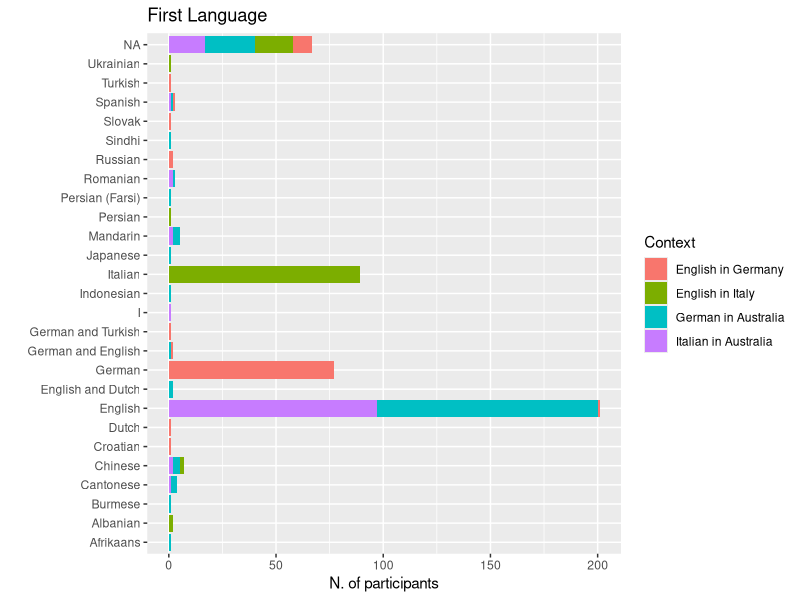
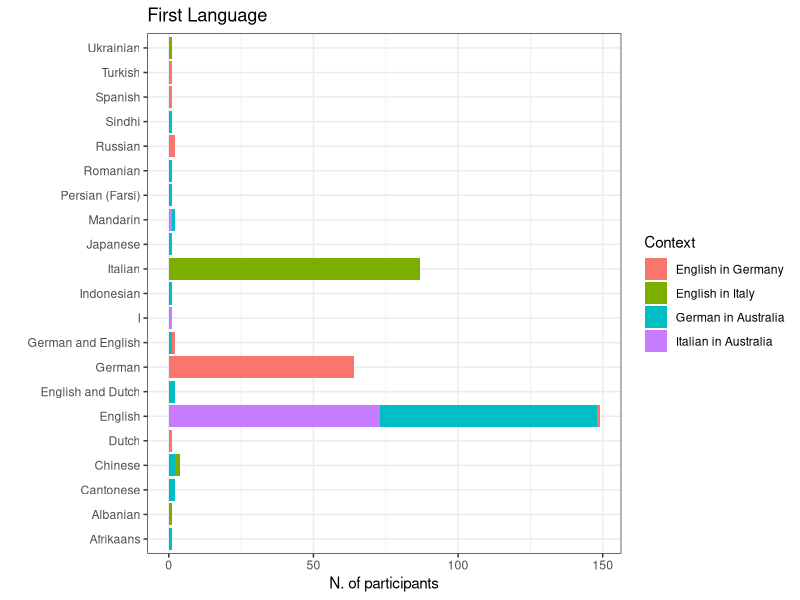
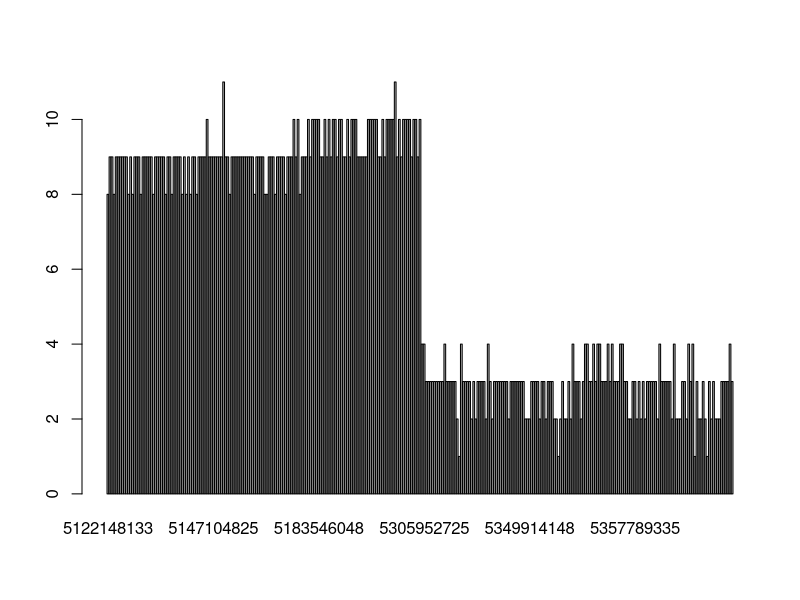
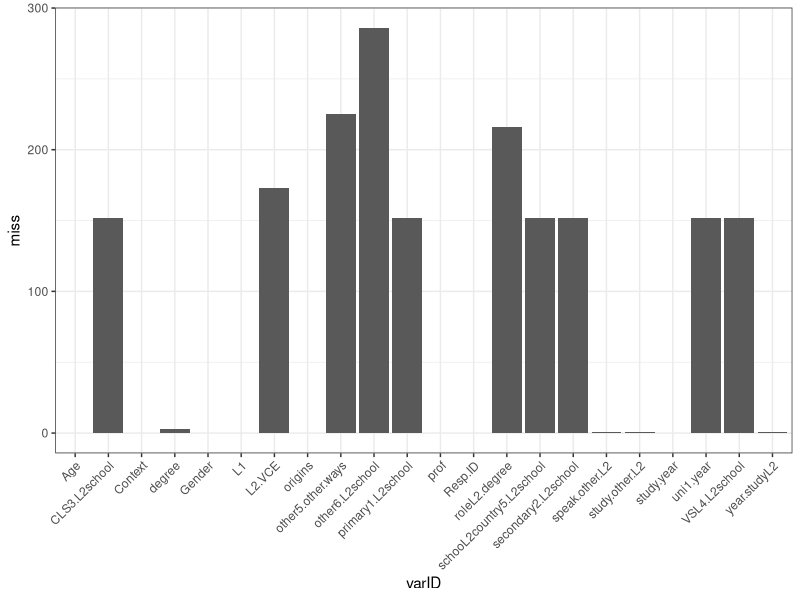
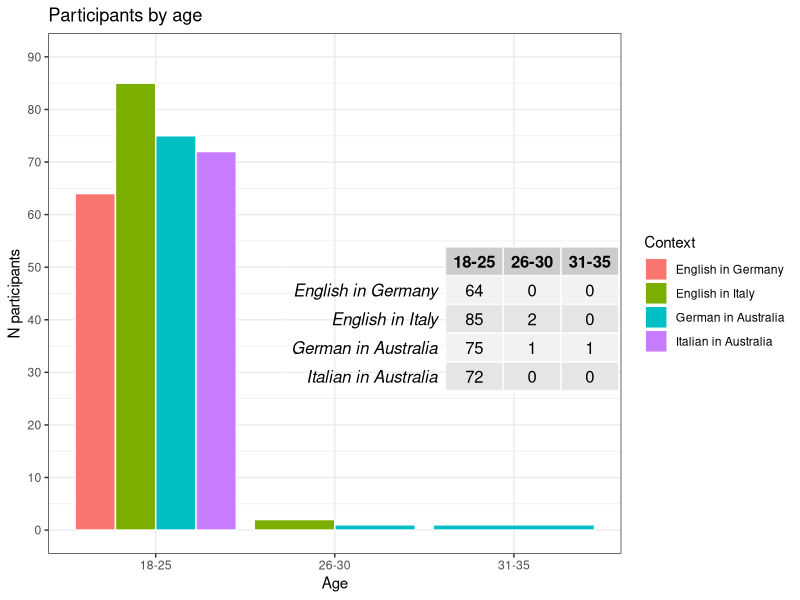
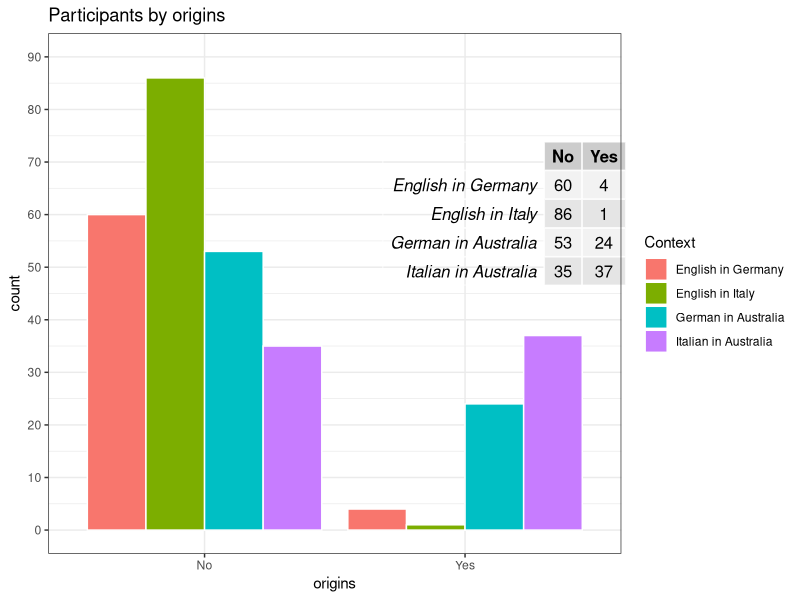
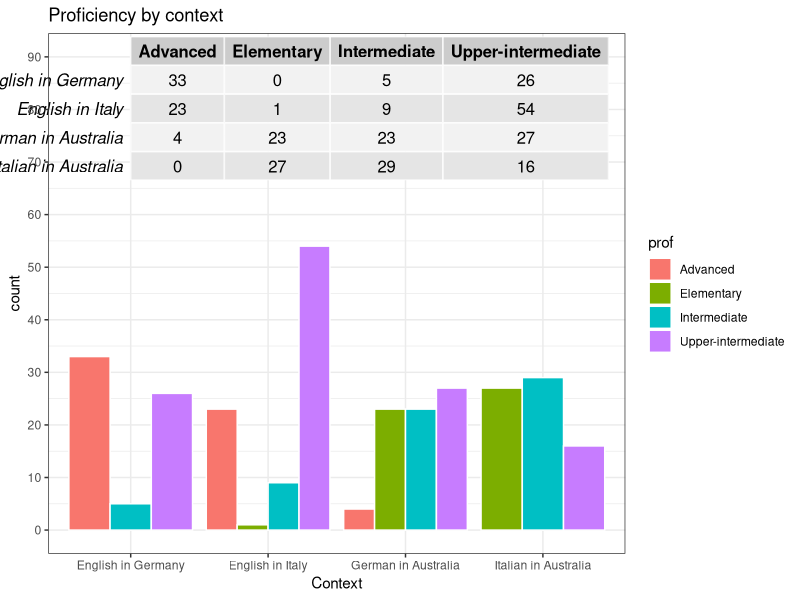
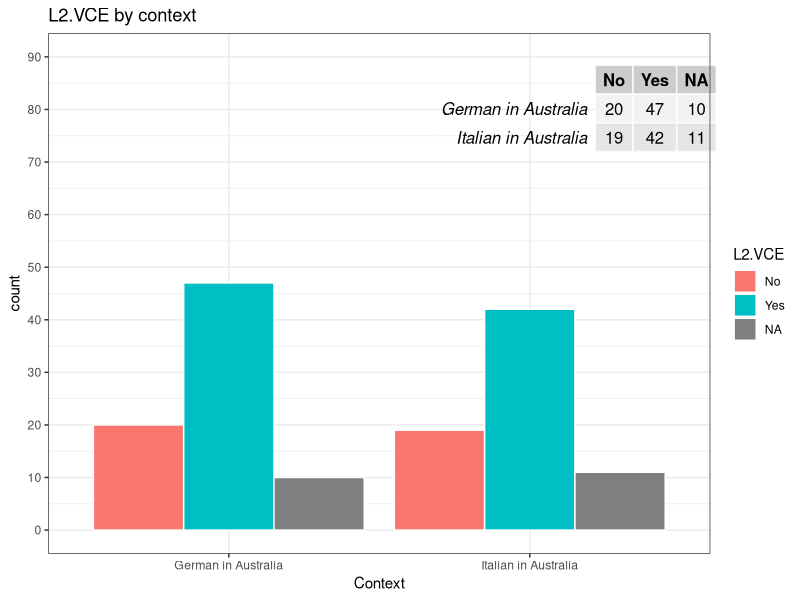

Write the R code that produced these figures, in order.
## ---- chunk 1
library(readr)
library(tidyverse)
library(reshape2)
library(corrplot)
library(psych)
library(pheatmap)
library(RColorBrewer)
library(cowplot)
# Chunk options
knitr::opts_chunk$set(echo = TRUE, prompt = TRUE,cache = TRUE,dev="pdf")

## ---- chunk 2
european <- read_csv("european_recoded.csv")
australian <- read_csv("australian_recoded.csv")

all <- merge(european,australian,all = TRUE)
## ---- chunk 3
demographics_var <- c("Age","Gender","L1","speak.other.L2","study.other.L2","origins","year.studyL2","other5.other.ways","degree","roleL2.degree","study.year","prof","L2.VCE","uni1.year","Context")
l2School <- "\\.L2school$"
l2School_variables <- colnames(all)[grep(l2School,colnames(all))]
## ---- chunk 4
#table(all$L1,all$Context) # too many levels - needs to be cleaned (ex tot number of languages?)
table(all$L1,useNA = "always")
ggplot(all,aes(x=L1,fill=Context)) + geom_bar() + coord_flip() + ggtitle("First Language") + labs(y="N. of participants",x="")
#table(all$speak.other.L2,all$Context)
## ---- chunk 5
L2 <- data.frame(Freq=table(all$speak.other.L2)[order(table(all$speak.other.L2),decreasing = TRUE)],
                 L2=names(table(all$speak.other.L2))[order(table(all$speak.other.L2),decreasing = TRUE)]) # too many levels - needs to be cleaned (ex tot number of languages?)
head(L2)
## ---- chunk 6
table(all$origins,useNA = "always")
## ---- chunk 7
table(all$year.studyL2)
## ---- chunk 8
table(all$degree)
## ---- chunk 9
all$study.year[is.na(all$study.year)] <- all$uni1.year[is.na(all$study.year)]
#table(all$study.year)
all$study.year <- ifelse(all$study.year == "Already graduated after 5 semesters in March 2016, was interested in survery/study, sorry.","6th semester",all$study.year)
table(all$study.year)
## ---- chunk 10
table(all$prof,useNA = "always")
## ---- chunk 11
likert_grep <- "\\.id$|\\.ought$|\\.intr$|\\.instru$|\\.integr$|\\.prof$|\\.post$|\\.comm$|^necessity$|^educated$"

# all
likert_variables_all <- colnames(all)[grep(likert_grep,colnames(all))]
likert_variables_all
likert_variables_all <- likert_variables_all[!(likert_variables_all %in% "other.prof")]
## ---- chunk 12
all$study.year[is.na(all$study.year)] <- all$uni1.year[is.na(all$study.year)]
# Filter only subject that we want to include in the study
# names(table(all$study.year))[1] = 1st semester"

filtered <- subset(all, (study.year == "1st year") | (study.year == names(table(all$study.year))[1]) & year.studyL2 != "0 years")

table(filtered$Context)
table(all$Context)
## ---- chunk 13
all <- filtered
demographics_var <- c("Age","Gender","L1","speak.other.L2","study.other.L2","origins","year.studyL2","other5.other.ways","degree","roleL2.degree","study.year","prof","L2.VCE","uni1.year","Context")
l2School <- "\\.L2school$"
l2School_variables <- colnames(all)[grep(l2School,colnames(all))]

ggplot(all,aes(x=L1,fill=Context)) + geom_bar() + coord_flip() + ggtitle("First Language") + labs(y="N. of participants",x="") + theme_bw()

table(all$L1,all$Context)

## ---- chunk 14
#Filter by L1

nc <- names(table(all$Context))
table(all$Context)
l1_filter <- all[(all$Context == nc[1] & (all$L1 == "German" | all$L1 == "German and English")) | 
                    (all$Context == nc[2] & (all$L1 == "Italian")) | 
                    (all$Context == nc[3] & (all$L1 == "English" | all$L1 == "English and Dutch" | all$L1 == "German and English")) |
                    (all$Context == nc[4] & (all$L1 == "English" | all$L1 == "English and Dutch" | all$L1 == "German and English")),]


all <- l1_filter

# subset demographics
demo <- subset(all,select=c("Resp.ID",demographics_var,l2School_variables))

# Numeri finali
table(l1_filter$Context)
table(all$Context)

## ---- chunk 15
missing_bySample <- rowSums(is.na(demo))
names(missing_bySample) <- demo$Resp.ID
missing_byVar <- colSums(is.na(demo))
names(missing_byVar) <- colnames(demo)

barplot(missing_bySample)
d <- data.frame(miss=missing_byVar)
d$varID <- rownames(d)
ggplot(data=d,aes(x=varID,y=miss)) + geom_bar(stat="identity") + theme_bw() +theme(axis.text.x = element_text(angle = 45, hjust = 1)) 


demo_missing <- demo %>% group_by(Context) %>% summarise(roleL2.degree_na = sum(is.na(roleL2.degree)),
                                                         L2.VCE_na = sum(is.na(L2.VCE)),
                                                         other5.other.ways_na=sum(is.na(other5.other.ways )),
                                                         uni1.year_na = sum(is.na(uni1.year)),
                                                         primary1.L2school_na=sum(is.na(primary1.L2school)),
                                                         CLS3.L2school_na = sum(is.na(CLS3.L2school)),
                                                         VSL4.L2school_na=sum(is.na(VSL4.L2school)),
                                                         degree = sum(is.na(degree)),
                                                         schooL2country5.L2school_na=sum(is.na(schooL2country5.L2school)))

# We do not filter for speak.other.L2 or study.other.L2

#demo[is.na(demo$speak.other.L2),]
# teniamo
#demo[is.na(demo$study.other.L2),]
missing_bySample[names(missing_bySample) == "5166861581"]
#demo[is.na(demo$year.studyL2),]
missing_bySample[names(missing_bySample) == "5378798787"]

# remove NA from degree
#table(demo$degree,useNA = "always")
# Remove people
all <- all[!is.na(all$degree),]


table(all$Context)
## ---- chunk 16
# add numbers on the bar
library(gridExtra)
library(cowplot)
tabAge <- t(table(all$Age,all$Context))
ggplot(all,aes(x=Age,fill=Context)) + geom_bar(position="dodge",colour="white")   + labs(y="N participants") + scale_y_continuous(breaks=seq(0,90,10),limits=c(0,90)) + theme_bw() + draw_grob(tableGrob(tabAge), x=2.5, y=40, width=0.3, height=0.4) + ggtitle("Participants by age")
tabAge
## ---- chunk 17
# add numbers on the bar
tabAge <- t(table(all$origins,all$Context))
ggplot(all,aes(x=origins,fill=Context)) + geom_bar(position="dodge",colour="white") + ggtitle("Origins by context") + scale_y_continuous(breaks=seq(0,90,10),limits=c(0,90)) + theme_bw() + draw_grob(tableGrob(tabAge), x=2, y=60, width=0.3, height=0.4) + ggtitle("Participants by origins")
tabAge
## ---- chunk 18
tabAge <- t(table(all$prof,all$Context))
ggplot(all,aes(x=Context,fill=prof)) + geom_bar(position="dodge",colour="white") + ggtitle("Proficiency by context") + scale_y_continuous(breaks=seq(0,90,10),limits=c(0,90)) + theme_bw() + draw_grob(tableGrob(tabAge), x=2, y=80, width=0.3, height=0.4)
tabAge
## ---- chunk 19
tabAge <- t(table(all[all$Context != "English in Germany" & all$Context != "English in Italy","L2.VCE"],all[all$Context != "English in Germany" & all$Context != "English in Italy",'Context'],useNA = "always"))
tabAge <- tabAge[-3,]

ggplot(all[all$Context != "English in Germany" & all$Context != "English in Italy",],aes(x=Context,fill=L2.VCE)) + geom_bar(position="dodge",colour="white") + ggtitle("L2.VCE by context") + scale_y_continuous(breaks=seq(0,90,10),limits=c(0,90)) + theme_bw() + draw_grob(tableGrob(tabAge), x=2, y=80, width=0.3, height=0.4)
## ---- chunk 20
# year study L2
table(all$year.studyL2,all$other.year.studyL2.richi)

all$year.studyL2 <- ifelse(all$year.studyL2 == "Other",all$other.year.studyL2.richi,all$year.studyL2 )

# European context
ggplot(all[all$Context == "English in Germany" | all$Context == "English in Italy",],aes(x=degree,fill=year.studyL2)) + geom_bar(position="dodge",colour="white") + theme_bw() + ggtitle("Degree by study year L2, by Context") +  facet_grid(~Context,scales="free") + theme(axis.text.x = element_text(angle = 45, hjust = 1)) + labs(y = "N participants", x = "degree")
## ---- chunk 21
# Australian context
tabAge <- t(table(all[all$Context == "Italian in Australia" | all$Context == "German in Australia",'degree'],all[all$Context == "Italian in Australia" | all$Context == "German in Australia",'Context']))
ggplot(all[all$Context == "Italian in Australia" | all$Context == "German in Australia",],aes(x=Context,fill=degree)) + geom_bar(position="dodge",colour="white") + theme_bw() + ggtitle("Degree in Australian Contexts") + draw_grob(tableGrob(tabAge), x=1., y=40, width=0.3, height=0.4)
tabAge
## ---- chunk 22
# Australian context
tabAge <- t(table(all[all$Context == "English in Italy" | all$Context == "English in Germany",'degree'],all[all$Context == "English in Italy" | all$Context == "English in Germany",'Context']))

ggplot(all[all$Context == "English in Italy" | all$Context == "English in Germany",],aes(x=Context,fill=degree)) + geom_bar(position="dodge",colour="white") + theme_bw() + ggtitle("Degree in European Contexts")

tabAge
## ---- chunk 23
all_melt <- melt(all,id.vars = c("Resp.ID","Gender","Age","prof","Context","study.year"),
                        measure.vars = likert_variables_all)

all_melt$value <- factor(all_melt$value,levels=c("Strongly disagree","Disagree","Not sure","Agree","Strongly agree"))

all_melt <- all_melt %>% separate(variable,into=c("item","type"),sep="\\.",remove=FALSE)
ggplot(all_melt,aes(x=variable,fill=value)) + geom_bar(position = "stack",colour="black") + 
  facet_grid(Context~type,scales = "free")+theme(axis.text.x = element_text(angle = 45, hjust = 1),axis.text=element_text(size=8)) + ggtitle("Filtered dataset") + scale_fill_manual(values=c("#ca0020","#f4a582","#ffffbf","#abd9e9","#2c7bb6","grey"))

filt_sum <- all_melt %>% group_by(Context,variable,type,value) %>% dplyr::summarise(Ngroup=length(value))
ggplot(filt_sum,aes(x=value,y=Ngroup,colour=Context,group=interaction(variable, Context))) + geom_line() + geom_point() + facet_wrap(~type,scales = "free")+theme(axis.text.x = element_text(angle = 45, hjust = 1))

## ---- chunk 24
convertToNumber <- function(column){
  column <- factor(column,levels = c("Strongly disagree","Disagree","Not sure","Agree","Strongly agree"))
  column_number <- as.numeric(column)
  return(column_number)
}

table(all$Context)

convert_likert <- data.frame(apply(subset(all,select=likert_variables_all),2,convertToNumber))
colnames(convert_likert) <- paste0(colnames(convert_likert),"1")

likert_variables1 <- paste0(likert_variables_all,"1")

# join the converted variables to the filtered dataset
filtered_conv <- cbind(all,convert_likert)

table(filtered_conv[,likert_variables_all[1]],filtered_conv[,likert_variables1[1]],useNA = "always")
## ---- chunk 25
cov <- cor(filtered_conv[filtered_conv$Context == "Italian in Australia",likert_variables1[!(likert_variables1 %in% "necessity1")]],method = "pearson",use="pairwise.complete.obs")
#corrplot(cov,method="color",is.corr = TRUE,order = "hclust",tl.col = "black",mar = c(1, 0,1, 0),tl.cex=0.8)

library(pheatmap)
row_infos <- data.frame(Variables=sapply(strsplit(colnames(cov),split="\\."),function(x) x[2]))
row_infos$Variables <- as.character(row_infos$Variables)
rownames(row_infos) <- rownames(cov)
row_infos$Variables[which(is.na(row_infos$Variables))] <- c("educated")
row_infos <- row_infos[order(row_infos$Variables),,drop=FALSE]

ann_col_wide <- data.frame(Variable=unique(row_infos$Variables))
ann_colors_wide <- list(Variables=c(comm1="#bd0026",educated="#b35806", id1="#f6e8c3",instru1="#35978f",integr1="#386cb0",intr1="#ffff99",ought1="grey",post1="black",prof1="pink"))

#pheatmap(cov, main = "Italian in Australia",annotation_names_row = FALSE,cluster_cols=TRUE,cluster_rows=TRUE,annotation_col = row_infos[,1,drop=FALSE], annotation_row = row_infos[,1,drop=FALSE],  annotation_colors = ann_colors_wide,breaks=seq(-1,1,0.2),col=c("#67001f","#b2182b","#d6604d","#f4a582","#fddbc7","#f7f7f7","#d1e5f0","#92c5de","#4393c3","#2166ac","#053061"),show_colnames = FALSE,width = 7,height = 7)
###################

diag(cov) <- NA
pheatmap(cov, main = "Italian in Australia",annotation_names_row = FALSE,cluster_cols=TRUE,cluster_rows=TRUE,annotation_col = row_infos[,1,drop=FALSE], annotation_row = row_infos[,1,drop=FALSE]
,  annotation_colors = ann_colors_wide,show_colnames = FALSE,breaks = seq(-0.6,0.7,length.out = 50),width = 7,height = 7,color=colorRampPalette(brewer.pal(n = 7, name = "RdBu"))(50))
## ---- chunk 26
cov <- cor(filtered_conv[filtered_conv$Context == "German in Australia",likert_variables1[!(likert_variables1 %in% "necessity1")]],method = "pearson",use="pairwise.complete.obs")

row_infos <- data.frame(Variables=sapply(strsplit(colnames(cov),split="\\."),function(x) x[2]))
row_infos$Variables <- as.character(row_infos$Variables)
rownames(row_infos) <- rownames(cov)
row_infos$Variables[which(is.na(row_infos$Variables))] <- c("educated")
row_infos <- row_infos[order(row_infos$Variables),,drop=FALSE]

ann_col_wide <- data.frame(Variable=unique(row_infos$Variables))
ann_colors_wide <- list(Variables=c(comm1="#bd0026",educated="#b35806", id1="#f6e8c3",instru1="#35978f",integr1="#386cb0",intr1="#ffff99",ought1="grey",post1="black",prof1="pink"))

diag(cov) <- NA
pheatmap(cov, main = "German in Australia",annotation_names_row = FALSE,cluster_cols=TRUE,cluster_rows=TRUE,annotation_col = row_infos[,1,drop=FALSE], annotation_row = row_infos[,1,drop=FALSE]
,  annotation_colors = ann_colors_wide,show_colnames = FALSE,breaks = seq(-0.6,0.7,length.out = 50),width = 7,height = 7,color=colorRampPalette(brewer.pal(n = 7, name = "RdBu"))(50))
## ---- chunk 27
cov <- cor(filtered_conv[filtered_conv$Context == "English in Germany",likert_variables1[!(likert_variables1 %in% c("reconnect.comm1",    "speakersmelb.comm1","comecloser.comm1","educated1"))]],method = "pearson",use="pairwise.complete.obs")

row_infos <- data.frame(Variables=sapply(strsplit(colnames(cov),split="\\."),function(x) x[2]))
row_infos$Variables <- as.character(row_infos$Variables)
rownames(row_infos) <- rownames(cov)
row_infos$Variables[which(is.na(row_infos$Variables))] <- c("necessity")
row_infos <- row_infos[order(row_infos$Variables),,drop=FALSE]

ann_col_wide <- data.frame(Variable=unique(row_infos$Variables))
ann_colors_wide <- list(Variables=c(id1="#f6e8c3",necessity="#b35806",instru1="#35978f",integr1="#386cb0",intr1="#ffff99",ought1="grey",post1="black",prof1="pink"))

diag(cov) <- NA
pheatmap(cov, main = "English in Germany",annotation_names_row = FALSE,cluster_cols=TRUE,cluster_rows=TRUE,annotation_col = row_infos[,1,drop=FALSE], annotation_row = row_infos[,1,drop=FALSE]
,  annotation_colors = ann_colors_wide,show_colnames = FALSE,breaks = seq(-0.6,0.7,length.out = 50),width = 7,height = 7,color=colorRampPalette(brewer.pal(n = 7, name = "RdBu"))(50))
## ---- chunk 28
cov <- cor(filtered_conv[filtered_conv$Context == "English in Italy",likert_variables1[!(likert_variables1 %in% c("reconnect.comm1","speakersmelb.comm1","comecloser.comm1","educated1"))]],method = "pearson",use="pairwise.complete.obs")

row_infos <- data.frame(Variables=sapply(strsplit(colnames(cov),split="\\."),function(x) x[2]))
row_infos$Variables <- as.character(row_infos$Variables)
rownames(row_infos) <- rownames(cov)
row_infos$Variables[which(is.na(row_infos$Variables))] <- "necessity"
row_infos <- row_infos[order(row_infos$Variables),,drop=FALSE]

ann_col_wide <- data.frame(Variable=unique(row_infos$Variables))
ann_colors_wide <- list(Variables=c(comm1="#bd0026",necessity="#b35806", id1="#f6e8c3",instru1="#35978f",integr1="#386cb0",intr1="#ffff99",ought1="grey",post1="black",prof1="pink"))

diag(cov) <- NA
pheatmap(cov, main = "English in Italy",annotation_names_row = FALSE,cluster_cols=TRUE,cluster_rows=TRUE,annotation_col = row_infos[,1,drop=FALSE], annotation_row = row_infos[,1,drop=FALSE]
,  annotation_colors = ann_colors_wide,show_colnames = FALSE,breaks = seq(-0.6,0.7,length.out = 50),width = 7,height = 7,color=colorRampPalette(brewer.pal(n = 7, name = "RdBu"))(50))
## ---- chunk 29
cov <- cor(filtered_conv[,likert_variables1],method = "pearson",use="pairwise.complete.obs")

row_infos <- data.frame(Variables=sapply(strsplit(colnames(cov),split="\\."),function(x) x[2]))
row_infos$Variables <- as.character(row_infos$Variables)
rownames(row_infos) <- rownames(cov)
row_infos$Variables[which(is.na(row_infos$Variables))] <- c("necessity","educated")
row_infos <- row_infos[order(row_infos$Variables),,drop=FALSE]

ann_col_wide <- data.frame(Variable=unique(row_infos$Variables))
ann_colors_wide <- list(Variables=c(comm1="#bd0026",educated="orange", id1="#f6e8c3",instru1="#35978f",necessity="#b35806",integr1="#386cb0",intr1="#ffff99",ought1="grey",post1="black",prof1="pink"))

diag(cov) <- NA
pheatmap(cov, main = "All Contexts",annotation_names_row = FALSE,cluster_cols=TRUE,cluster_rows=TRUE,annotation_col = row_infos[,1,drop=FALSE], annotation_row = row_infos[,1,drop=FALSE]
,  annotation_colors = ann_colors_wide,show_colnames = FALSE,breaks = seq(-0.6,0.7,length.out = 50),width = 7,height = 7,color=colorRampPalette(brewer.pal(n = 7, name = "RdBu"))(50))

## ---- chunk 30
sets <- list(id.var=likert_variables1[grep("\\.id1$",likert_variables1)],
             ought.var=likert_variables1[grep("\\.ought1$",likert_variables1)],
             intr.var=likert_variables1[grep("\\.intr1$",likert_variables1)],
             instru.var=likert_variables1[grep("\\.instru1$",likert_variables1)],
             integr1.var=likert_variables1[grep("\\.integr1$",likert_variables1)],
             prof.var=likert_variables1[grep("\\.prof1$",likert_variables1)],
             post.var=likert_variables1[grep("\\.post1$",likert_variables1)],
             comm.var=likert_variables1[grep("\\.comm1$",likert_variables1)])
              

get_alpha <- function(dataMot,
                      var=sets$id.var){
  var_alpha <- alpha(dataMot[,var])
  dataf <- data.frame(alpha=var_alpha$total,
                    drop = var_alpha$alpha.drop)
  rownames(dataf) <- rownames(var_alpha$alpha.drop)
  return(dataf)
}

# "Italian in Australia"
ita_in_au <- do.call(rbind,lapply(sets,function(x) {
  get_alpha(data=filtered_conv[filtered_conv$Context == "Italian in Australia",],
                      var=x)}))
ita_in_au$var <- sapply(strsplit(rownames(ita_in_au),split="\\."),function(x) x[1]) 
ita_in_au$var.full <- sapply(strsplit(rownames(ita_in_au),split="\\."),function(x) x[3]) 
ita_in_au$Context <- "Italian in Australia"
rownames(ita_in_au) <- NULL

# "German in Australia"
germ_in_au <- do.call(rbind,lapply(sets,function(x) {
  get_alpha(data=filtered_conv[filtered_conv$Context == "German in Australia",],
                      var=x)}))
germ_in_au$var <- sapply(strsplit(rownames(germ_in_au),split="\\."),function(x) x[1]) 
germ_in_au$var.full <- sapply(strsplit(rownames(germ_in_au),split="\\."),function(x) x[3]) 
germ_in_au$Context <- "German in Australia"
rownames(germ_in_au) <- NULL

# "English in Germany"
eng_in_germ <- do.call(rbind,lapply(sets[!(names(sets) %in% "comm.var")],function(x) {
  get_alpha(data=filtered_conv[filtered_conv$Context == "English in Germany",],
                      var=x)}))

# the ones that makes issues
get_alpha(data=filtered_conv[filtered_conv$Context == "English in Germany",],
                      var=sets$ought.var)

eng_in_germ$var <- sapply(strsplit(rownames(eng_in_germ),split="\\."),function(x) x[1]) 
eng_in_germ$var.full <- sapply(strsplit(rownames(eng_in_germ),split="\\."),function(x) x[3]) 
eng_in_germ$Context <- "English in Germany"
rownames(eng_in_germ) <- NULL

# "English in Italy"
eng_in_ita <- do.call(rbind,lapply(sets[!(names(sets) %in% "comm.var")],function(x) {
  get_alpha(data=filtered_conv[filtered_conv$Context == "English in Italy",],
                      var=x)}))
eng_in_ita$var <- sapply(strsplit(rownames(eng_in_ita),split="\\."),function(x) x[1]) 
eng_in_ita$var.full <- sapply(strsplit(rownames(eng_in_ita),split="\\."),function(x) x[3]) 
eng_in_ita$Context <- "English in Italy"
rownames(eng_in_ita) <- NULL

# combine
full_alpha <- rbind(eng_in_ita,eng_in_germ,germ_in_au,ita_in_au)

## ---- chunk 31

full_alpha %>% group_by(Context,var) %>% 
  summarise(st.alpha = unique(alpha.std.alpha),
            G6=unique(alpha.G6.smc.)) %>%
  ggplot(.,aes(x=var,y=st.alpha,colour=Context)) + geom_point() + geom_line(aes(group=Context)) + theme_bw()

## ---- chunk 32
all_melt <- all_melt %>% separate(variable,into=c("item","type"),sep="\\.",remove=FALSE)
p1=ggplot(all_melt,aes(x=variable,fill=value)) + geom_bar(position = "stack") + 
  facet_grid(Context~type,scales = "free") + ggtitle("Filtered dataset")+theme(axis.text.x = element_text(angle = 45, hjust = 1),axis.text=element_text(size=8))+theme_bw()

p2=ggplot(full_alpha,aes(x=var.full,y=drop.std.alpha,colour=Context)) + geom_point() + geom_line(aes(group=Context)) + theme_bw() + facet_wrap(~var,scales="free")

p4=ggplot(full_alpha,aes(x=var.full,y=drop.average_r,colour=Context)) + geom_point() + geom_line(aes(group=Context)) + theme_bw() + facet_wrap(~var,scales="free")

p3=full_alpha %>% group_by(Context,var) %>% 
  summarise(st.alpha = unique(alpha.std.alpha),
            G6=unique(alpha.G6.smc.)) %>%
  ggplot(.,aes(x=var,y=st.alpha,colour=Context)) + geom_point() + geom_line(aes(group=Context)) + theme(axis.text.x = element_text(angle = 45, hjust = 1),axis.text=element_text(size=8)) + theme_bw()


plot_grid(p2,p3,nrow=2)

